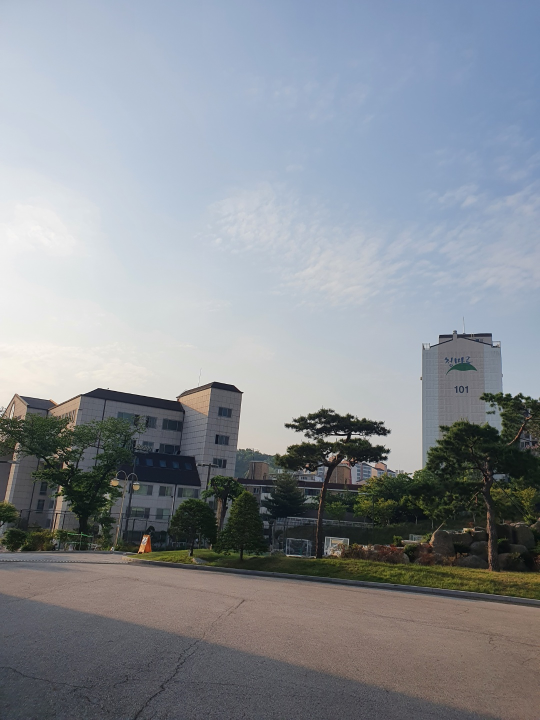
#> input picture stitching/1.jpg, 1080 x 1440 px (shown at 1/2 size)
$ python stitching.py
#> lines starting #> are read from the running program, lines starting #| are printed output that depends on the picture; after the words box and inside, x2 and y2 are one past the last pixel; in counts of white or black regions, pixels touching at a corner belong together
import cv2 as cv
import numpy as np
from matplotlib import pyplot as plt
T=np.array(
        [[1,0,0],
         [0,1,50],
         [0,0,1]])
T2=np.float32(
        [[1,0,0],
         [0,1,50]])

def plot_img(rows, cols, index, img, title):
    ax = plt.subplot(rows,cols,index)
    if(len(img.shape) == 3):
        ax_img = plt.imshow(img[...,::-1])
    else:
        ax_img = plt.imshow(img, cmap='gray')
    plt.axis('on')
    if(title != None): plt.title(title)
    return ax_img, ax

def update_good_correpondences(ratio_dist,matches):
    good_correspondences.clear()
    for m,n in matches:#매치 결과 상위 2개 m,n
        if m.distance/n.distance < ratio_dist:
            good_correspondences.append(m)#조건 만족시 추가

def stitch(img1,img2,kp1,kp2):

    src_pts = np.float32([ kp1[m.queryIdx].pt for m in good_correspondences ]).reshape(-1,1,2)
    dst_pts = np.float32([ kp2[m.trainIdx].pt for m in good_correspondences ]).reshape(-1,1,2)
    H, mask = cv.findHomography(dst_pts, src_pts, cv.RANSAC, 5.0)
    TH=np.dot(T,H)


    stitch_plane_rows = img1.shape[0] +100
    stitch_plane_cols = img1.shape[1] + img2.shape[1]


    result1 = cv.warpPerspective(img2, TH, (stitch_plane_cols, stitch_plane_rows),flags=cv.INTER_LINEAR, borderMode=cv.BORDER_TRANSPARENT)
    result2 = cv.warpAffine(img1, T2, (stitch_plane_cols, stitch_plane_rows))
    #plot_img(4, 1, 1, result1, None)
    #plot_img(4, 1, 2, result2, None)

    h,w, = img2.shape[:2]
    pts = np.float32([ [[0,0]],[[0,h-1]],[[w-1,h-1]],[[w-1,0]] ])
    dst = cv.perspectiveTransform(pts,TH)
    intdst_x=np.int32(dst[2,0,0])+1


    and_img = cv.bitwise_and(result1, result2)
    and_img_gray = cv.cvtColor(and_img, cv.COLOR_BGR2GRAY)
    th, mask = cv.threshold(and_img_gray, 1, 255, cv.THRESH_BINARY)
    #plot_img(4, 1, 3, mask, None)

    result1_gray=cv.cvtColor(result1, cv.COLOR_BGR2GRAY)
    result2_gray=cv.cvtColor(result2, cv.COLOR_BGR2GRAY)

    result3 = np.zeros((stitch_plane_rows, intdst_x,3), np.uint8)
    for y in range(stitch_plane_rows):
        for x in range(intdst_x):
            mask_v = mask[y, x]
            if(mask_v > 0):
                result3[y, x] = np.uint8(result1[y,x] * 0.5 + result2[y,x] * 0.5)
            else:
                if result1_gray[y,x]==0 and result2_gray[y,x]==0:
                    result3[y, x] = result2[y,x]
                elif result1_gray[y,x]!=0 and result2_gray[y,x]==0:
                    result3[y, x] = result1[y,x]
                elif result1_gray[y,x]==0 and result2_gray[y,x]!=0:
                    result3[y, x] = result2[y,x]
                else:
                    result3[y, x] = result2[y,x]

    #plot_img(4, 1, 4, result3, None)
    #plt.show()

    return result3

#main
img1 = cv.imread("1.jpg");img2 = cv.imread("2.jpg");img3 = cv.imread("3.jpg");img4 = cv.imread("4.jpg");img5 = cv.imread("5.jpg")
#> further down, img1 is the input picture: shape (1440, 1080, 3); mean B, G, R 148.6, 141.9, 136.5
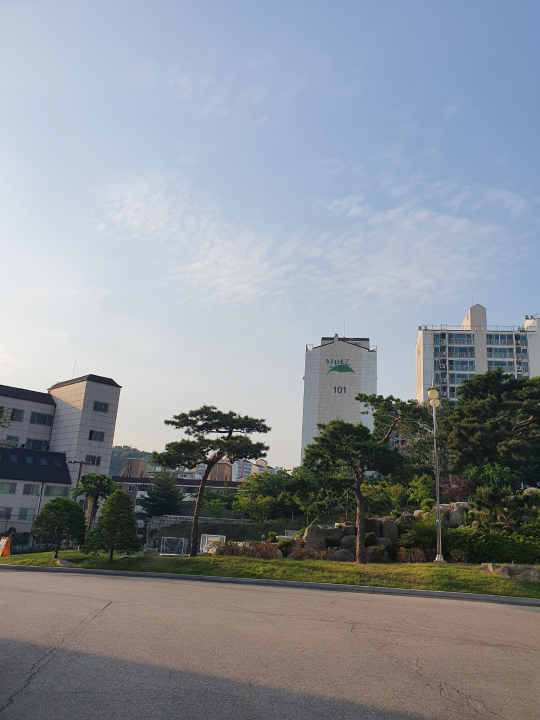
#> input picture stitching/2.jpg, 1080 x 1440 px (shown at 1/2 size)
#> further down, img2 is the input picture: shape (1440, 1080, 3); mean B, G, R 150.1, 143, 137.2
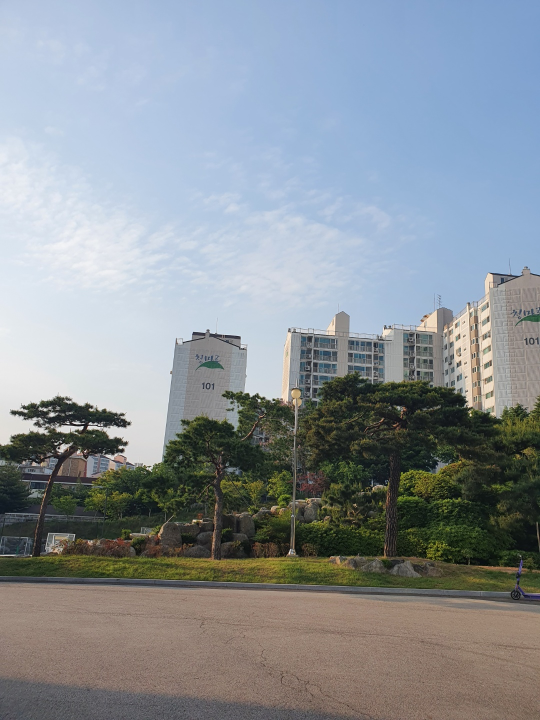
#> input picture stitching/3.jpg, 1080 x 1440 px (shown at 1/2 size)
#> further down, img3 is the input picture: shape (1440, 1080, 3); mean B, G, R 151, 145, 137.8
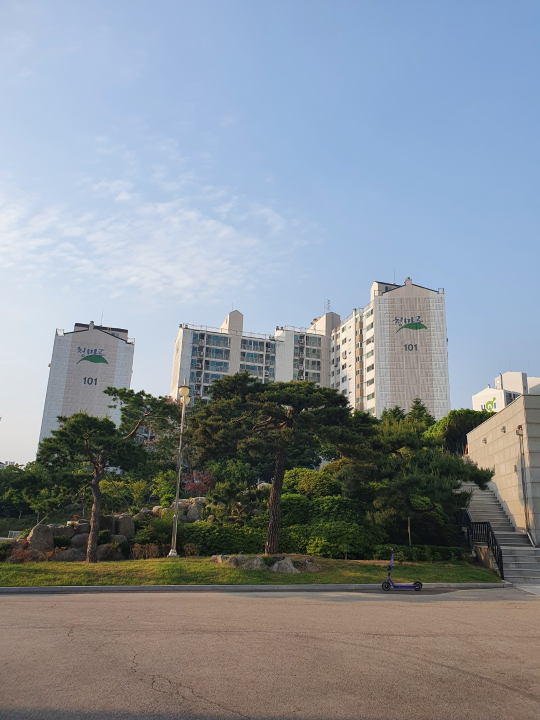
#> input picture stitching/4.jpg, 1080 x 1440 px (shown at 1/2 size)
#> further down, img4 is the input picture: shape (1440, 1080, 3); mean B, G, R 149.9, 142.2, 134.1
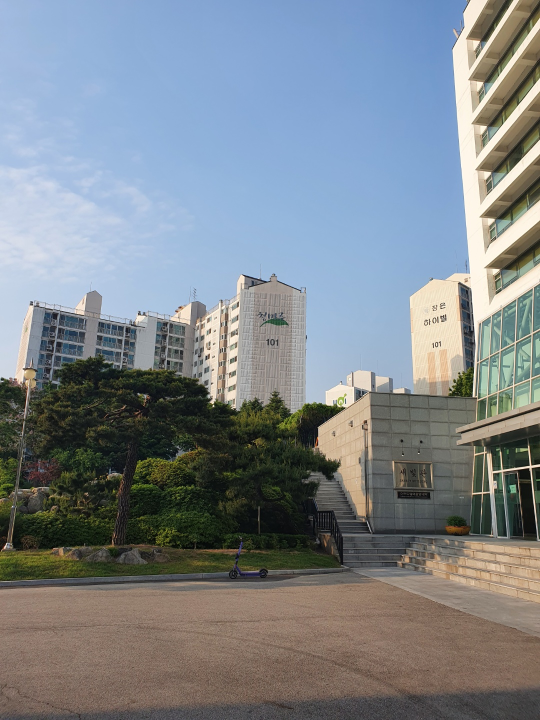
#> input picture stitching/5.jpg, 1080 x 1440 px (shown at 1/2 size)
#> further down, img5 is the input picture: shape (1440, 1080, 3); mean B, G, R 139.3, 133.1, 125.6

img1=cv.resize(img1,dsize=(500,500),interpolation=cv.INTER_AREA)
#> img1: shape (500, 500, 3)
img2=cv.resize(img2,dsize=(500,500),interpolation=cv.INTER_AREA)
#> img2: shape (500, 500, 3)
img3=cv.resize(img3,dsize=(500,500),interpolation=cv.INTER_AREA)
#> img3: shape (500, 500, 3)
img4=cv.resize(img4,dsize=(500,500),interpolation=cv.INTER_AREA)
#> img4: shape (500, 500, 3)
img5=cv.resize(img5,dsize=(500,500),interpolation=cv.INTER_AREA)
#> img5: shape (500, 500, 3)

sift = cv.SIFT_create()

#step1(3+4)
kp1, des1 = sift.detectAndCompute(img3, None)
#> kp1 = 904 keypoints; strongest (x, y, size): (48, 288, 2.6), (104, 300, 6.5), (13, 286, 2.8), (58, 311, 4.2)
kp2, des2 = sift.detectAndCompute(img4, None)
#> kp2 = 876 keypoints; strongest (x, y, size): (472, 276, 6.3), (318, 254, 2.5), (447, 289, 7.1), (71, 225, 2.2)

flann = cv.FlannBasedMatcher({"algorithm":1, "trees":5}, {"checks":50})
matches = flann.knnMatch(des1 , des2, k=2)
#> matches = 904 matches

good_correspondences = []#좋은 매칭결과 리스트
update_good_correpondences(0.3,matches)
#> after the loop in update_good_correpondences, `for m,n in matches:#매치 결과 상위 2개 m,n`: good_correspondences = 148 matches
result1=stitch(img3,img4,kp1,kp2)
#> in stitch, `src_pts = np.float32([ kp1[m.queryIdx].pt for m in good_correspondence..`: src_pts = 148 rows, first 8: [146.9, 388.6], [155, 392.5], [157, 396.5], [158.7, 313.7], [164.7, 302.1], [167.2, 298], [169.4, 341], [169.8, 292.9]
#> in stitch, `dst_pts = np.float32([ kp2[m.trainIdx].pt for m in good_correspondence..`: dst_pts = 148 rows, first 8: [24.18, 392.4], [33.18, 396.5], [34.85, 400.7], [42.2, 312.1], [49.23, 300], [52.65, 295.9], [53.15, 341.2], [55.52, 290.5]
#> in stitch, `H, mask = cv.findHomography(dst_pts, src_pts, cv.RANSAC, 5.0)`: H = [[0.796, 0.0505, 106.4], [-0.12, 0.914, 27.53], [-0.000375, -8.92e-06, 1]]; mask = 148 values from 1 to 1
#> in stitch, `TH=np.dot(T,H)`: TH = [[0.796, 0.0505, 106.4], [-0.139, 0.913, 77.53], [-0.000375, -8.92e-06, 1]]
#> in stitch, `dst = cv.perspectiveTransform(pts,TH)`: dst = [[106.4, 77.53], [132.2, 535.7], [654.3, 574.2], [619.7, 10.22]]
#> in stitch, `intdst_x=np.int32(dst[2,0,0])+1`: intdst_x = 655
#> in stitch, `th, mask = cv.threshold(and_img_gray, 1, 255, cv.THRESH_BINARY)`:
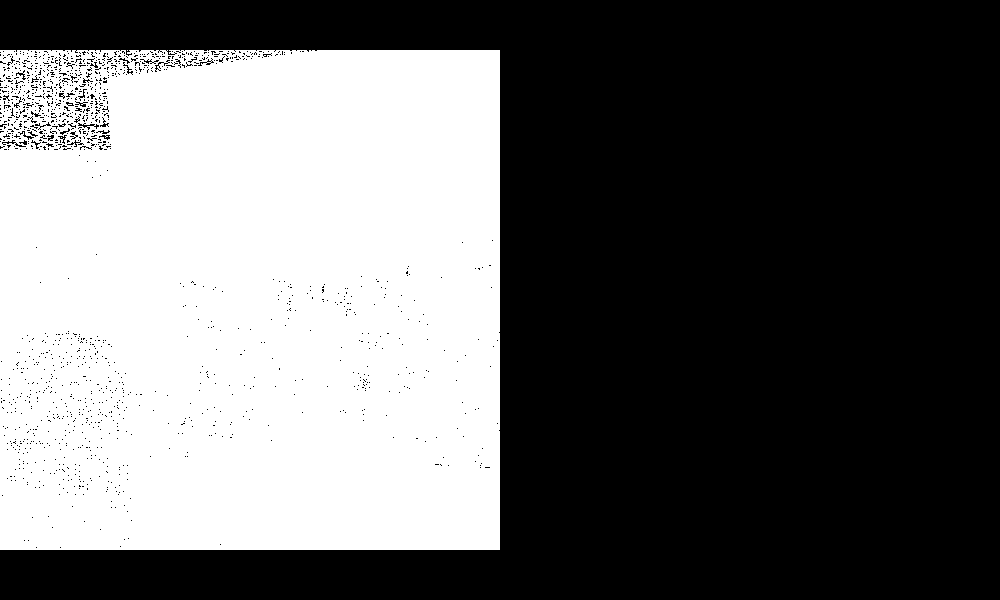
#> mask: shape (600, 1000); 41% white; 3 white regions (2 under 20 px), largest, box (x1, y1, x2, y2) and area: (0, 50, 500, 550) 246002
plot_img(4, 1, 1, result1, None)

#step2(2+ (3,4))
img2=cv.flip(img2,1)#좌우반전
result1=cv.flip(result1,1)#좌우반전
#> result1: shape (600, 655, 3)
kp1, des1 = sift.detectAndCompute(img2, None)
#> kp1 = 740 keypoints; strongest (x, y, size): (290, 302, 1.9), (315, 294, 2.4), (283, 301, 2.8), (264, 304, 6)
kp2, des2 = sift.detectAndCompute(result1, None)
#> kp2 = 1841 keypoints; strongest (x, y, size): (50, 322, 7.5), (517, 356, 25.7), (434, 559, 2), (61, 13, 1.9)


flann = cv.FlannBasedMatcher({"algorithm":1, "trees":5}, {"checks":50})
matches = flann.knnMatch(des2 , des1, k=2)
#> matches = 1841 matches

good_correspondences = []#좋은 매칭결과 리스트
update_good_correpondences(0.5,matches)
#> after the loop in update_good_correpondences (call 2), `for m,n in matches:#매치 결과 상위 2개 m,n`: good_correspondences = 164 matches

result2=stitch(result1,img2,kp2,kp1)
#> in stitch (call 2), `src_pts = np.float32([ kp1[m.queryIdx].pt for m in good_correspondence..`: src_pts = 164 rows, first 8: [164.4, 286.6], [297.5, 277.2], [300.7, 298.4], [301.1, 327.5], [301.1, 327.5], [301.8, 327.5], [301.8, 327.5], [305, 331.2]
#> in stitch (call 2), `dst_pts = np.float32([ kp2[m.trainIdx].pt for m in good_correspondence..`: dst_pts = 164 rows, first 8: [186.3, 270.4], [11.84, 220.5], [13.41, 243.7], [9.52, 275], [9.52, 275], [9.52, 275], [9.52, 275], [12.96, 279.2]
#> in stitch (call 2), `th, mask = cv.threshold(and_img_gray, 1, 255, cv.THRESH_BINARY)`: mask: shape (700, 1155); 46.5% white; 95 white regions (91 under 20 px), largest, box (x1, y1, x2, y2) and area: (0, 50, 655, 650) 375608, (0, 50, 6, 57) 26, (0, 185, 6, 192) 24, (451, 50, 462, 53) 20
result2=cv.flip(result2,1)
#> result2: shape (700, 866, 3)
plot_img(4, 1, 2, result2, None)

img2=cv.flip(img2,1)#좌우반전
result1=cv.flip(result1,1)#좌우반전


#step3((2,3,4)+5)
kp1, des1 = sift.detectAndCompute(result2, None)
#> kp1 = 1866 keypoints; strongest (x, y, size): (347, 407, 25.9), (153, 364, 25.7), (316, 399, 6.4), (441, 17, 1.8)
kp2, des2 = sift.detectAndCompute(img5, None)
#> kp2 = 961 keypoints; strongest (x, y, size): (431, 207, 10.1), (332, 274, 5.5), (491, 324, 2.9), (192, 248, 2.4)

flann = cv.FlannBasedMatcher({"algorithm":1, "trees":5}, {"checks":50})
matches = flann.knnMatch(des1 , des2, k=2)
#> matches = 1866 matches

good_correspondences = []#좋은 매칭결과 리스트
update_good_correpondences(0.5,matches)
#> after the loop in update_good_correpondences (call 3), `for m,n in matches:#매치 결과 상위 2개 m,n`: good_correspondences = 71 matches
result3=stitch(result2,img5,kp1,kp2)
#> in stitch (call 3), `src_pts = np.float32([ kp1[m.queryIdx].pt for m in good_correspondence..`: src_pts = 71 rows, first 8: [479, 332.5], [485.6, 448.7], [486.3, 378.7], [486.3, 378.7], [486.3, 378.7], [487.9, 482.3], [491.2, 344.4], [496.3, 361.3]
#> in stitch (call 3), `dst_pts = np.float32([ kp2[m.trainIdx].pt for m in good_correspondence..`: dst_pts = 71 rows, first 8: [29.05, 214], [18.26, 341.5], [28.04, 266.2], [28.04, 266.2], [28.04, 266.2], [15.86, 377.6], [41.38, 228.6], [45.44, 247.3]
#> in stitch (call 3), `th, mask = cv.threshold(and_img_gray, 1, 255, cv.THRESH_BINARY)`: mask: shape (800, 1366); 54.3% white; 9256 black regions (9255 under 20 px), largest, box (x1, y1, x2, y2) and area: (0, 0, 1366, 800) 486700
plot_img(4, 1, 3, result3, None)


#step4(1+(2,3,4,5))
img1=cv.flip(img1,1)#좌우반전
result3=cv.flip(result3,1)#좌우반전
kp1, des1 = sift.detectAndCompute(img1, None)
#> kp1 = 632 keypoints; strongest (x, y, size): (180, 304, 1.9), (153, 306, 6.1), (234, 295, 2.5), (173, 303, 2.8)
kp2, des2 = sift.detectAndCompute(result3, None)
#> kp2 = 3164 keypoints; strongest (x, y, size): (206, 337, 15.4), (117, 249, 16.8), (125, 190, 10.3), (107, 304, 18.7)


flann = cv.FlannBasedMatcher({"algorithm":1, "trees":5}, {"checks":50})
matches = flann.knnMatch(des2 , des1, k=2)
#> matches = 3164 matches

good_correspondences = []#좋은 매칭결과 리스트
update_good_correpondences(0.5,matches)
#> after the loop in update_good_correpondences (call 4), `for m,n in matches:#매치 결과 상위 2개 m,n`: good_correspondences = 9 matches

result4=stitch(result3,img1,kp2,kp1)
#> in stitch (call 4), `src_pts = np.float32([ kp1[m.queryIdx].pt for m in good_correspondence..`: src_pts = [[771.9, 462.1], [795, 452.6], [822.8, 458.7], [827.5, 449.2], [840.5, 449.9], [851.1, 436.8], [904.6, 446.7], [959.7, 463.7], [1047.1, 470.8]]
#> in stitch (call 4), `dst_pts = np.float32([ kp2[m.trainIdx].pt for m in good_correspondence..`: dst_pts = [[97.95, 318.6], [123.1, 312.2], [149.3, 314.8], [153.2, 305.5], [168.1, 304.5], [178.4, 294], [221.8, 304], [264.5, 318.4], [326.5, 326.7]]
#> in stitch (call 4), `H, mask = cv.findHomography(dst_pts, src_pts, cv.RANSAC, 5.0)`: H = [[0.243, -0.0936, 661.1], [-0.333, 0.702, 200.5], [-0.000748, -0.000244, 1]]; mask = [1, 1, 1, 1, 1, 1, 1, 1, 1]
#> in stitch (call 4), `TH=np.dot(T,H)`: TH = [[0.243, -0.0936, 661.1], [-0.371, 0.69, 250.5], [-0.000748, -0.000244, 1]]
#> in stitch (call 4), `result2 = cv.warpAffine(img1, T2, (stitch_plane_cols, stitch_plane_row..`:
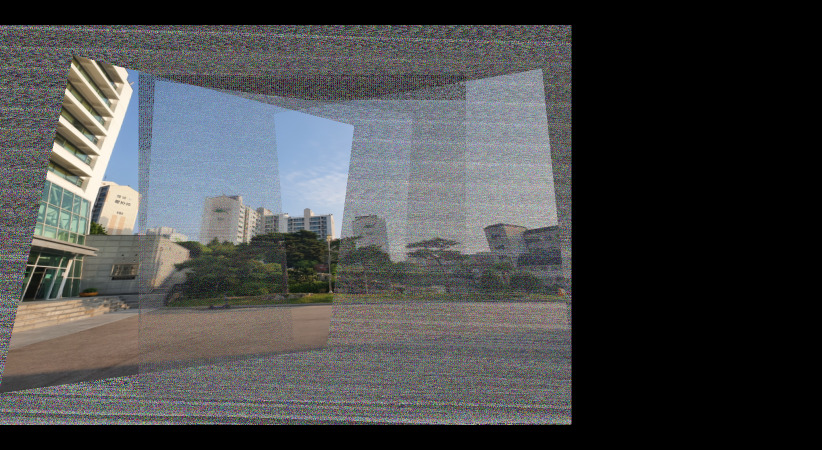
#> result2: shape (900, 1643, 3) (shown at 1/2 size); mean B, G, R 72.6, 71.9, 70.8
#> in stitch (call 4), `dst = cv.perspectiveTransform(pts,TH)`: dst = [[661.1, 250.5], [699.5, 677.2], [1456.6, 811.4], [1248.5, 104.4]]
#> in stitch (call 4), `intdst_x=np.int32(dst[2,0,0])+1`: intdst_x = 1457
#> in stitch (call 4), `th, mask = cv.threshold(and_img_gray, 1, 255, cv.THRESH_BINARY)`: mask: shape (900, 1643); 60.8% white; 12954 black regions (12953 under 20 px), largest, box (x1, y1, x2, y2) and area: (0, 0, 1643, 900) 564400
result4=cv.flip(result4,1)
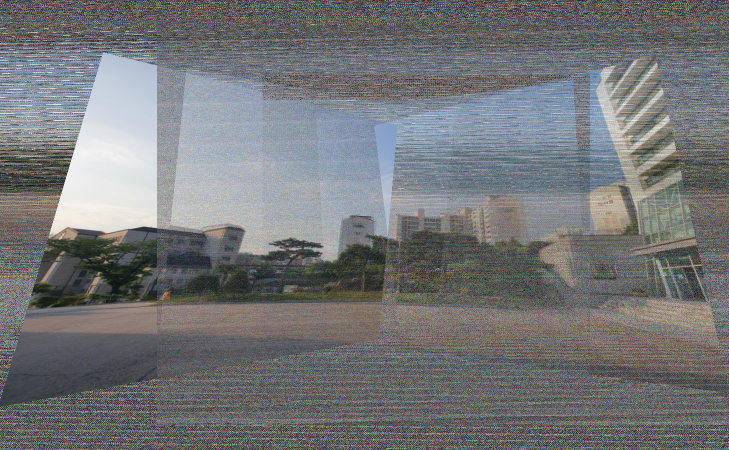
#> result4: shape (900, 1457, 3) (shown at 1/2 size); mean B, G, R 119.3, 117.7, 115.8

plot_img(1, 1, 1, result4, None)

img1=cv.flip(img1,1)#좌우반전
result3=cv.flip(result3,1)#좌우반전
plt.show()
